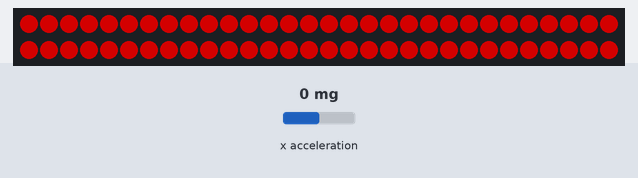
Simulated run of this program. Board: BBC micro:bit (MakeCode). Shown: 60 RGB LEDs in strip order, left to right, continuing on the next row. Inputs (shaded band) come from the test bench; at power-on: x acceleration 0 mg. Dim RGB values are drawn brighter than linear.

Above: at 1.2 s.
1.3 s: x acceleration set to -283 mg
2.8 s: x acceleration set to -329 mg
At 3.6 s:
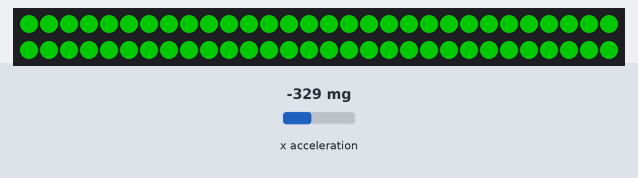
4.3 s: x acceleration set to 750 mg
At 4.7 s:
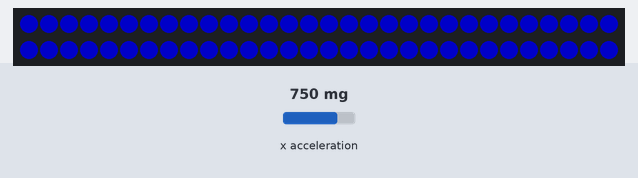
5.8 s: x acceleration set to 328 mg
7.3 s: x acceleration set to 268 mg
At 8.2 s:
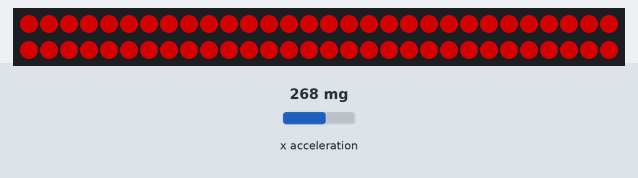
8.8 s: x acceleration set to -1440 mg
At 9.4 s:
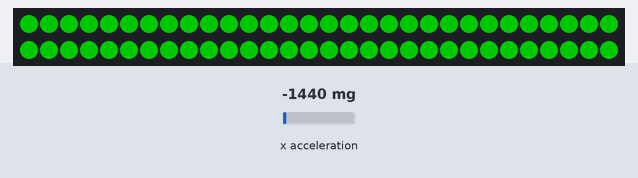
Timing chart, 0 to 11.3 s (numbered marks = the images above; inputs shaded):
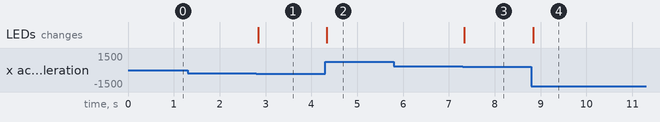

The program:

main.ts
```typescript
let Blau = 0
let grün = 0
let Rot = 0
let strip = neopixel.create(DigitalPin.P2, 60, NeoPixelMode.RGB)
basic.forever(function () {
    if (input.acceleration(Dimension.X) < -300) {
        Rot = 0
        grün = 200
        Blau = 0
    } else if (input.acceleration(Dimension.X) > 300) {
        Rot = 0
        grün = 0
        Blau = 200
    } else {
        Rot = 255
        grün = 0
        Blau = 0
    }
})
basic.forever(function () {
    strip.showColor(neopixel.rgb(Rot, grün, Blau))
    strip.show()
})
```

test.ts
```typescript
// Hier kann man Tests durchführen; diese Datei wird nicht kompiliert, wenn dieses Paket als Erweiterung verwendet wird.
```

Measured:
- the behaviour switches between -300 and -301 mg on x acceleration (found by bisection; images 0 and 1)
- the behaviour switches between 301 and 300 mg on x acceleration (found by bisection; images 2 and 3)
- after the input at 1.3 s, every drawn part: stays the same
- after the input at 2.8 s, the LEDs: change at once (image 1)
- after the input at 4.3 s, the LEDs: change at once (image 2)
- after the input at 5.8 s, every drawn part: stays the same
- after the input at 7.3 s, the LEDs: change at once (image 3)
- after the input at 8.8 s, the LEDs: change at once (image 4)
